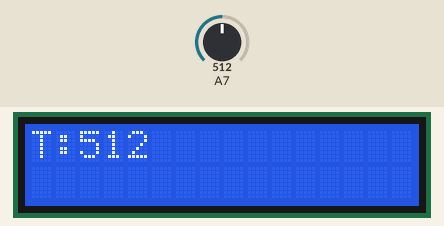
The sketch below on a simulated Arduino Mega 2560, built with avr-gcc and run on an emulated ATmega2560. Shown: 16×2 character LCD. The inputs (shaded band) are chosen by the test bench; at power-on: A7 = 512.

Above: at 1.2 s.
1.3 s: A7 set to 716
At 2.7 s:
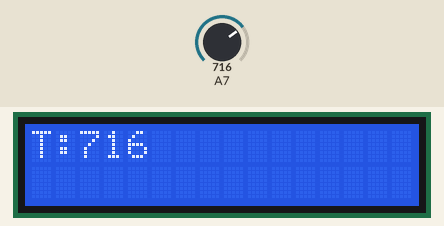
3.5 s: A7 set to 900
At 4.3 s:
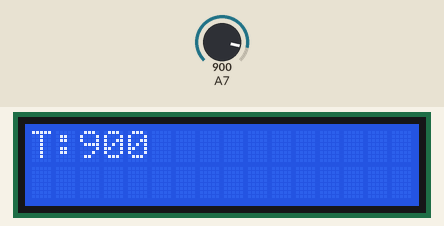
5.5 s: A7 set to 1023
At 7.2 s:
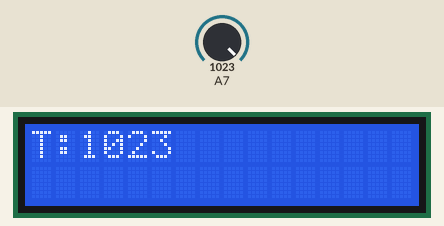
Timing chart, 0 to 8.7 s (numbered marks = the images above; inputs shaded):
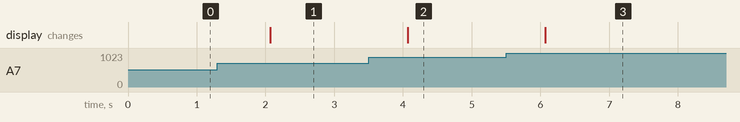

Measured:
- after the input at 1.3 s, the display: changes after 0.77 s (image 1)
- after the input at 3.5 s, the display: changes after 0.57 s (image 2)
- after the input at 5.5 s, the display: changes after 0.57 s (image 3)

The sketch:

TEMP_CODE.ino
```cpp
#include <LiquidCrystal.h>
const int rs =5, en = 18, d4 = 19, d5 = 21, d6 = 22, d7 = 23;
LiquidCrystal lcd(rs, en, d4, d5, d6, d7);

const int CHAI = 39;
int GAYATHRI;

void setup()
{

  lcd.begin(16, 2);
  pinMode(CHAI,INPUT);

}

void loop()

 {

GAYATHRI = analogRead(CHAI);
lcd.setCursor(0,0);
lcd.print("T:");
lcd.print(GAYATHRI);
lcd.print("    ");
delay(1000);
}
```
